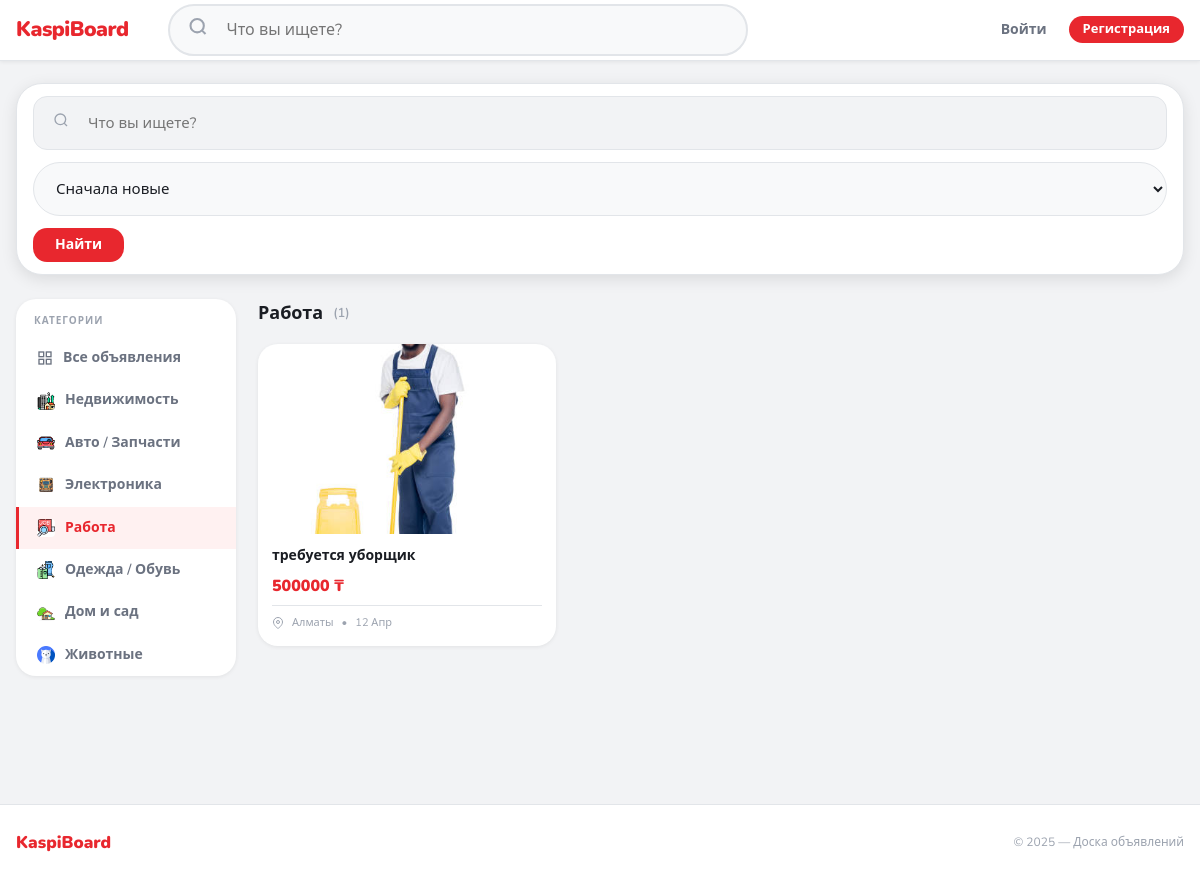
The page /category/rabota/ on the database its author committed.
### core_app/models.py (models this page shows, shortened)
class Category(models.Model):
    name = models.CharField(max_length=255,)
    image = models.ImageField(upload_to='category_images/', blank=True, null=True, verbose_name="Изображение")
    slug = models.SlugField(max_length=255, unique=True, blank=True,)

class Ad(models.Model):
    created_at = models.DateTimeField(auto_now_add=True)
    uuid = models.UUIDField(default=uuid.uuid4, editable=False, unique=True)
    author = models.ForeignKey(User, on_delete=models.CASCADE, related_name='ads', verbose_name="Автор")
    category = models.ForeignKey(Category, on_delete=models.CASCADE, related_name='ads', verbose_name="Категория")
    city = models.ForeignKey(City, on_delete=models.CASCADE, related_name='ads', verbose_name="Город")
    title = models.CharField(max_length=255, )
    description = models.TextField()
    price = models.PositiveBigIntegerField(verbose_name="Цена( в тенге )", help_text="Укажите 0, если бесплатно")
    image = models.ImageField(upload_to='ads/', blank=True, null=True, verbose_name="Изображение")
    update_at = models.DateTimeField(auto_now=True)
    is_moderated = models.BooleanField(default=False, verbose_name="Прошло модерацию")
    is_top = models.BooleanField(
        default=False,
        verbose_name="Топ объявление",
        help_text="Выделяется в поиске и получает приоритет"
    )

class City(models.Model):
    name = models.CharField(max_length=100,)

### core_app/views.py (the view)
# urls.py: path('', ad_list_view, name='ad_list'),
def ad_list_view(request, slug=None):
    ads = Ad.objects.filter(is_moderated=True)
    if slug:
        ads = ads.filter(category__slug=slug)
    q = request.GET.get('q')
    if q:
        ads = ads.filter(title__icontains=q) | ads.filter(description__icontains=q)
    sort = request.GET.get('sort')
    if sort == 'cheap':
        ads = ads.order_by('price', '-created_at')
    elif sort == 'expensive':
        ads = ads.order_by('-price', '-created_at')
    elif sort == 'free':
        ads = ads.filter(price=0).order_by('-created_at')
    else:
        ads = ads.order_by('-created_at')
    from django.core.paginator import Paginator
    page_obj = Paginator(ads, 12).get_page(request.GET.get('page'))
    favorite_uuids = set()
    if request.user.is_authenticated:
        favorite_uuids = set(
            Favorite.objects.filter(user=request.user).values_list('ad__uuid', flat=True)
        )
    return render(request, 'ad_list.html', {
        'page_obj': page_obj,
        'categories': Category.objects.all(),
        'current_category': slug,
        'favorite_uuids': favorite_uuids,
    })

### core_app/templatetags/context_processors.py (called while the page is built)
def active_banners(request):
    banners = Banner.objects.filter(is_active=True).order_by('?')  # ? = случайный порядок
    return {'banners': banners}

### core_app/templates/ad_list.html (shortened to what this page needs)
{% extends 'base.html' %}
{% load static %}
{% block content %}
<div class="search-bar">
  <form method="get" style="display:flex; gap:12px; flex-wrap:wrap; width:100%; align-items:center;">
    <div class="search-bar__input-wrap">
      <span class="search-bar__input-icon">
      </span>
      <input class="search-bar__input" type="text" name="q"
             placeholder="Что вы ищете?" value="{{ request.GET.q }}">
    </div>
    <select name="sort" class="search-bar__select">
      <option value="">Сначала новые</option>
    </select>
    <button type="submit" class="btn btn--primary">Найти</button>
  </form>
</div>
<div class="layout">
  <aside class="sidebar">
    <div class="sidebar__title">Категории</div>
    <ul class="sidebar__list">
      <li class="sidebar__item">
        <a href="{% url 'ad_list' %}"
           class="sidebar__link {% if not current_category %}is-active{% endif %}">
          <svg width="16" height="16" viewBox="0 0 24 24" fill="none" stroke="currentColor" stroke-width="2">
            <rect x="3" y="3" width="7" height="7"/><rect x="14" y="3" width="7" height="7"/>
            <rect x="14" y="14" width="7" height="7"/><rect x="3" y="14" width="7" height="7"/>
          </svg>
          Все объявления
        </a>
      </li>
      {% for cat in categories %}
      <li class="sidebar__item">
        <a href="{% url 'category_list' cat.slug %}"
           class="sidebar__link {% if current_category == cat.slug %}is-active{% endif %}">
          {% if cat.image %}
            <img src="{{ cat.image.url }}" alt="" width="18" height="18"
                 style="border-radius:4px; object-fit:cover;">
          {% else %}
            <svg width="16" height="16" viewBox="0 0 24 24" fill="none" stroke="currentColor" stroke-width="2">
              <circle cx="12" cy="12" r="10"/>
            </svg>
          {% endif %}
          {{ cat.name }}
        </a>
      </li>
      {% endfor %}
    </ul>
  </aside>
  <section>
    <div class="section-title">
      {% if current_category %}
        {% for cat in categories %}{% if cat.slug == current_category %}{{ cat.name }}{% endif %}{% endfor %}
      {% else %}
        Все объявления
      {% endif %}
      <span class="text-muted text-sm" style="font-weight:600;">
        ({{ page_obj.paginator.count }})
      </span>
    </div>
    {% if page_obj.object_list %}
    <div class="ads-grid">
      {% for ad in page_obj %}
      <article class="ad-card {% if ad.is_top %}ad-card--vip{% endif %}">
        <a href="{% url 'ad_detail' ad.uuid %}" class="ad-card__image-wrap">
          {% if ad.image %}
            <img src="{{ ad.image.url }}" alt="{{ ad.title }}" loading="lazy">
          {% endif %}
        </a>
        <div class="ad-card__body">
          <a href="{% url 'ad_detail' ad.uuid %}" class="ad-card__title">
            {{ ad.title }}
          </a>
          <div class="ad-card__price {% if ad.price == 0 %}ad-card__price--free{% endif %}">
            {% if ad.price == 0 %}Бесплатно{% else %}{{ ad.price|floatformat:0 }} ₸{% endif %}
          </div>
          <div class="ad-card__meta">
            <svg width="12" height="12" viewBox="0 0 24 24" fill="none" stroke="currentColor" stroke-width="2">
              <path d="M21 10c0 7-9 13-9 13s-9-6-9-13a9 9 0 0 1 18 0z"/>
              <circle cx="12" cy="10" r="3"/>
            </svg>
            {{ ad.city.name }}
            <span>&bull;</span>
            {{ ad.created_at|date:"d M" }}
          </div>
        </div>
      </article>
      {% endfor %}
    </div>
    {% endif %}
  </section>
</div>
{% endblock %}

### rows shown on the page
Category: image (picture), name "Недвижимость"
Category: image (picture), name "Авто / Запчасти"
Category: image (picture), name "Электроника"
Category: image (picture), name "Работа"
Category: image (picture), name "Одежда / Обувь"
Category: image (picture), name "Дом и сад"
Category: image (picture), name "Животные"
Ad: image (picture), title "требуется уборщик", price "500000", city.name "Алматы", created_at "12 Апр"

### other values the page prints
{{ page_obj.paginator.count }} "1"
